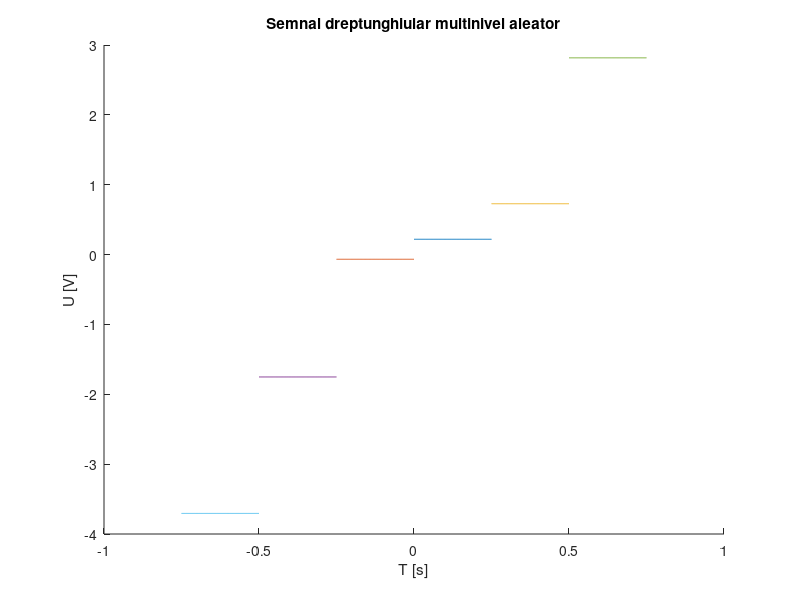

Write the MATLAB code that produced this figure.
hold on; 
%rezolutie temporara de 2ms
r1=rand(1);
r2=rand(1);
r3=rand(1);
r4=rand(1);
r5=rand(1);
r6=rand(1);
t=0:.002:0.25;
x1=r1*square(2*pi*4*t,100);
x2=-r2*square(2*pi*4*t,100);
x3=3*r3*square(2*pi*4*t,100);
x4=-3*r4*square(2*pi*4*t,100);
x5=5*r5*square(2*pi*4*t,100);
x6=-5*r6*square(2*pi*4*t,100);
plot(t,x1);
plot(t-0.25,x2);
plot(t+0.25,x3);
plot(t-0.5,x4);
plot(t+0.5,x5);
plot(t-0.75,x6);
xlabel('T [s]')
ylabel('U [V]')
title('Semnal dreptunghiular multinivel aleator')
